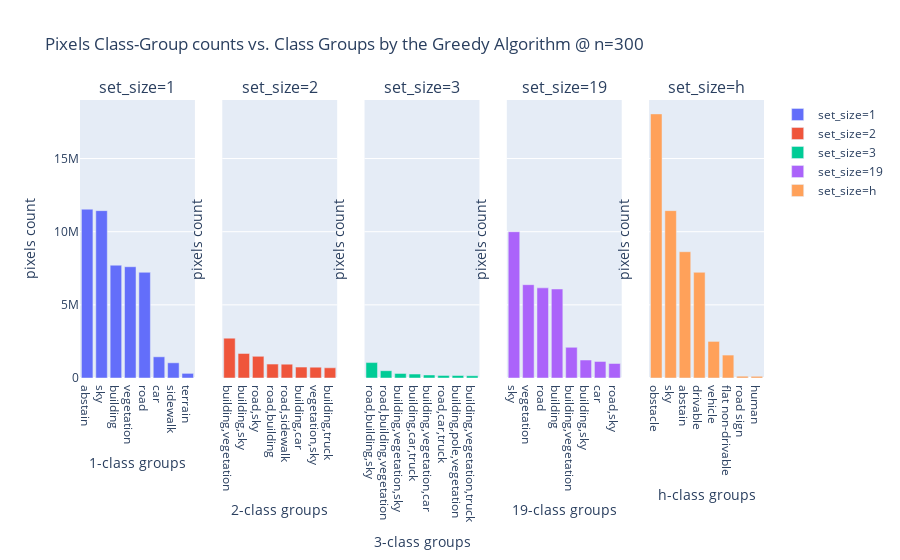

Write notebook code for a chart like this one.
### Code cell
n = 300
top_n = 8
fig = make_subplots(rows=1, cols=5, subplot_titles=[f'set_size={k}' for k in graph_dict[n].keys()], shared_yaxes=True)

for i, k in enumerate(graph_dict[n].keys()):
    x = list(graph_dict[n][k]['strs_histo'].keys())
    y = list(graph_dict[n][k]['strs_histo'].values())
    y, x = zip(*sorted(zip(y, x)))
    fig.add_bar(x=list(reversed(x))[:top_n], y=list(reversed(y))[:top_n], row=1, col=i+1, name=f'set_size={k}')
    fig.update_xaxes(title_text=f'{k}-class groups',  row=1, col=i+1)
    fig.update_yaxes(title_text= f'pixels count',  row=1, col=i+1 )
fig.update_layout(
    title=f'Pixels Class-Group counts vs. Class Groups by the Greedy Algorithm @ n={n}'
)
fig.show()

### Figure 1 — Plotly figure (JSON) as saved in the notebook; plotly's stock layout.template omitted (floating-point values rounded to 4 significant figures)
{"data": [{"name": "set_size=1", "type": "bar", "x": ["abstain", "sky", "building", "vegetation", "road", "car", "sidewalk", "terrain"], "xaxis": "x", "y": [11539151, 11439461, 7710986, 7606308, 7224538, 1448776, 1039150, 316383], "yaxis": "y"}, {"name": "set_size=2", "type": "bar", "x": ["building,vegetation", "building,sky", "road,sky", "road,building", "road,sidewalk", "building,car", "vegetation,sky", "building,truck"], "xaxis": "x2", "y": [2723100, 1677032, 1479783, 949931, 946737, 743593, 740636, 697047], "yaxis": "y2"}, {"name": "set_size=3", "type": "bar", "x": ["road,building,sky", "road,building,vegetation", "building,vegetation,sky", "building,car,truck", "building,vegetation,car", "road,car,truck", "building,pole,vegetation", "building,vegetation,truck"], "xaxis": "x3", "y": [1053520, 499569, 311888, 268322, 207901, 179201, 170726, 154452], "yaxis": "y3"}, {"name": "set_size=19", "type": "bar", "x": ["sky", "vegetation", "road", "building", "building,vegetation", "building,sky", "car", "road,sky"], "xaxis": "x4", "y": [9998213, 6378189, 6161493, 6084224, 2096795, 1229110, 1134488, 991438], "yaxis": "y4"}, {"name": "set_size=h", "type": "bar", "x": ["obstacle", "sky", "abstain", "drivable", "vehicle", "flat non-drivable", "road sign", "human"], "xaxis": "x5", "y": [18051524, 11439461, 8631965, 7224538, 2501296, 1567028, 122389, 116243], "yaxis": "y5"}], "layout": {"annotations": [{"font": {"size": 16}, "showarrow": false, "text": "set_size=1", "x": 0.084, "xanchor": "center", "xref": "paper", "y": 1, "yanchor": "bottom", "yref": "paper"}, {"font": {"size": 16}, "showarrow": false, "text": "set_size=2", "x": 0.292, "xanchor": "center", "xref": "paper", "y": 1, "yanchor": "bottom", "yref": "paper"}, {"font": {"size": 16}, "showarrow": false, "text": "set_size=3", "x": 0.5, "xanchor": "center", "xref": "paper", "y": 1, "yanchor": "bottom", "yref": "paper"}, {"font": {"size": 16}, "showarrow": false, "text": "set_size=19", "x": 0.708, "xanchor": "center", "xref": "paper", "y": 1, "yanchor": "bottom", "yref": "paper"}, {"font": {"size": 16}, "showarrow": false, "text": "set_size=h", "x": 0.916, "xanchor": "center", "xref": "paper", "y": 1, "yanchor": "bottom", "yref": "paper"}], "title": {"text": "Pixels Class-Group counts vs. Class Groups by the Greedy Algorithm @ n=300"}, "xaxis": {"anchor": "y", "domain": [0, 0.168], "title": {"text": "1-class groups"}}, "xaxis2": {"anchor": "y2", "domain": [0.208, 0.376], "title": {"text": "2-class groups"}}, "xaxis3": {"anchor": "y3", "domain": [0.416, 0.584], "title": {"text": "3-class groups"}}, "xaxis4": {"anchor": "y4", "domain": [0.624, 0.792], "title": {"text": "19-class groups"}}, "xaxis5": {"anchor": "y5", "domain": [0.832, 1], "title": {"text": "h-class groups"}}, "yaxis": {"anchor": "x", "domain": [0, 1], "title": {"text": "pixels count"}}, "yaxis2": {"anchor": "x2", "domain": [0, 1], "matches": "y", "showticklabels": false, "title": {"text": "pixels count"}}, "yaxis3": {"anchor": "x3", "domain": [0, 1], "matches": "y", "showticklabels": false, "title": {"text": "pixels count"}}, "yaxis4": {"anchor": "x4", "domain": [0, 1], "matches": "y", "showticklabels": false, "title": {"text": "pixels count"}}, "yaxis5": {"anchor": "x5", "domain": [0, 1], "matches": "y", "showticklabels": false, "title": {"text": "pixels count"}}}}
